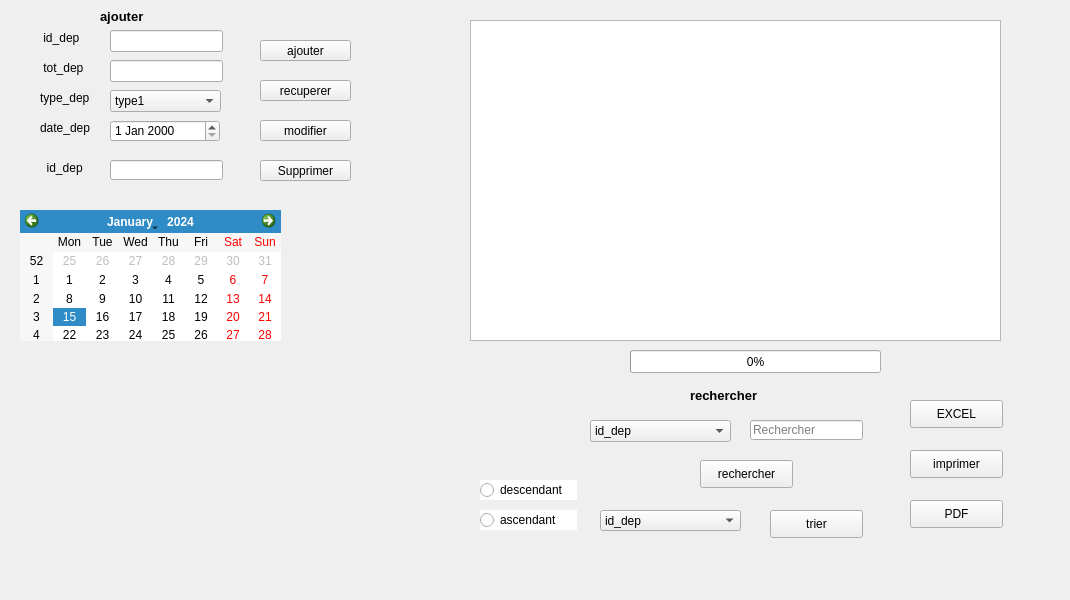
   <widget class="QWidget" name="tab">
    <attribute name="title">
     <string>Gestion depense</string>
    </attribute>
    <widget class="QLabel" name="label_7">
     <property name="geometry">
      <rect>
       <x>40</x>
       <y>30</y>
       <width>61</width>
       <height>16</height>
      </rect>
     </property>
     <property name="styleSheet">
      <string notr="true">background-color:tranparent;

border-image:url(:/image/888.jpg);

background:none;

border:none;

background-repeat:none;

</string>
     </property>
     <property name="text">
      <string> id_dep</string>
     </property>
    </widget>
    <widget class="QLabel" name="label_10">
     <property name="geometry">
      <rect>
       <x>40</x>
       <y>60</y>
       <width>61</width>
       <height>16</height>
      </rect>
     </property>
     <property name="styleSheet">
      <string notr="true">background-color:tranparent;

border-image:url(:/image/888.jpg);

background:none;

border:none;

background-repeat:none;

</string>
     </property>
     <property name="text">
      <string> tot_dep</string>
     </property>
    </widget>
    <widget class="QLineEdit" name="le_id_dep">
     <property name="geometry">
      <rect>
       <x>110</x>
       <y>30</y>
       <width>113</width>
       <height>22</height>
      </rect>
     </property>
    </widget>
    <widget class="QLineEdit" name="le_tot_dep">
     <property name="geometry">
      <rect>
       <x>110</x>
       <y>60</y>
       <width>113</width>
       <height>22</height>
      </rect>
     </property>
    </widget>
    <widget class="QPushButton" name="pushButton_1">
     <property name="geometry">
      <rect>
       <x>260</x>
       <y>40</y>
       <width>91</width>
       <height>21</height>
      </rect>
     </property>
     <property name="text">
      <string>ajouter</string>
     </property>
    </widget>
    <widget class="QPushButton" name="pushButton_2">
     <property name="geometry">
      <rect>
       <x>260</x>
       <y>120</y>
       <width>91</width>
       <height>21</height>
      </rect>
     </property>
     <property name="text">
      <string>modifier</string>
     </property>
    </widget>
    <widget class="QComboBox" name="cb_recherche_8">
     <property name="geometry">
      <rect>
       <x>590</x>
       <y>420</y>
       <width>141</width>
       <height>22</height>
      </rect>
     </property>
     <item>
      <property name="text">
       <string>id_dep</string>
      </property>
     </item>
     <item>
      <property name="text">
       <string>tot_dep</string>
      </property>
     </item>
    </widget>
    <widget class="QLineEdit" name="le_recherche_8">
     <property name="geometry">
      <rect>
       <x>750</x>
       <y>420</y>
       <width>113</width>
       <height>20</height>
      </rect>
     </property>
     <property name="placeholderText">
      <string>Rechercher</string>
     </property>
    </widget>
    <widget class="QPushButton" name="pushButton_7">
     <property name="geometry">
      <rect>
       <x>700</x>
       <y>460</y>
       <width>93</width>
       <height>28</height>
      </rect>
     </property>
     <property name="text">
      <string>rechercher</string>
     </property>
    </widget>
    <widget class="QPushButton" name="EXCEL_4">
     <property name="geometry">
      <rect>
       <x>910</x>
       <y>400</y>
       <width>93</width>
       <height>28</height>
      </rect>
     </property>
     <property name="text">
      <string>EXCEL</string>
     </property>
    </widget>
    <widget class="QLabel" name="label_26">
     <property name="geometry">
      <rect>
       <x>40</x>
       <y>160</y>
       <width>61</width>
       <height>16</height>
      </rect>
     </property>
     <property name="styleSheet">
      <string notr="true">background-color:tranparent;

border-image:url(:/image/555555.jpg);

background:none;

border:none;

background-repeat:none;</string>
     </property>
     <property name="text">
      <string>  id_dep</string>
     </property>
    </widget>
    <widget class="QLineEdit" name="le_id_sup_3">
     <property name="geometry">
      <rect>
       <x>110</x>
       <y>160</y>
       <width>113</width>
       <height>20</height>
      </rect>
     </property>
     <property name="styleSheet">
      <string notr="true">m_myWidget = new QWidget(this); m_myWidget-&gt;setGeometry(0, 0, 300, 100); QPalette pal = palette();</string>
     </property>
    </widget>
    <widget class="QPushButton" name="supprimer_6">
     <property name="geometry">
      <rect>
       <x>260</x>
       <y>160</y>
       <width>91</width>
       <height>21</height>
      </rect>
     </property>
     <property name="text">
      <string>Supprimer</string>
     </property>
    </widget>
    <widget class="QTableView" name="tab_dep">
     <property name="geometry">
      <rect>
       <x>470</x>
       <y>20</y>
       <width>531</width>
       <height>321</height>
      </rect>
     </property>
    </widget>
    <widget class="QComboBox" name="cb_recherche_10">
     <property name="geometry">
      <rect>
       <x>600</x>
       <y>510</y>
       <width>141</width>
       <height>21</height>
      </rect>
     </property>
     <item>
      <property name="text">
       <string>id_dep</string>
      </property>
     </item>
     <item>
      <property name="text">
       <string>tot_dep</string>
      </property>
     </item>
    </widget>
    <widget class="QPushButton" name="pushButton_8">
     <property name="geometry">
      <rect>
       <x>770</x>
       <y>510</y>
       <width>93</width>
       <height>28</height>
      </rect>
     </property>
     <property name="text">
      <string>trier</string>
     </property>
    </widget>
    <widget class="QLabel" name="label_31">
     <property name="geometry">
      <rect>
       <x>40</x>
       <y>-10</y>
       <width>1021</width>
       <height>591</height>
      </rect>
     </property>
     <property name="styleSheet">
      <string notr="true">background-color:tranparent;

border-image:url(:/image/bac44k.jpg);

background:none;

border:none;

background-repeat:none;
</string>
     </property>
     <property name="text">
      <string/>
     </property>
    </widget>
    <widget class="QPushButton" name="pushButton_6">
     <property name="geometry">
      <rect>
       <x>260</x>
       <y>80</y>
       <width>91</width>
       <height>21</height>
      </rect>
     </property>
     <property name="text">
      <string>recuperer</string>
     </property>
    </widget>
    <widget class="QRadioButton" name="desc1">
     <property name="geometry">
      <rect>
       <x>480</x>
       <y>480</y>
       <width>97</width>
       <height>20</height>
      </rect>
     </property>
     <property name="styleSheet">
      <string notr="true">background-color:tranparent;

border-image:url(:/image/888.jpg);

background:white;

border:none;

background-repeat:none;
</string>
     </property>
     <property name="text">
      <string>descendant </string>
     </property>
    </widget>
    <widget class="QRadioButton" name="asc1">
     <property name="geometry">
      <rect>
       <x>480</x>
       <y>510</y>
       <width>97</width>
       <height>20</height>
      </rect>
     </property>
     <property name="styleSheet">
      <string notr="true">background-color:tranparent;

border-image:url(:/image/888.jpg);

background:white;

border:none;

background-repeat:none;
</string>
     </property>
     <property name="text">
      <string>ascendant</string>
     </property>
    </widget>
    <widget class="QLabel" name="label_23">
     <property name="geometry">
      <rect>
       <x>40</x>
       <y>90</y>
       <width>56</width>
       <height>16</height>
      </rect>
     </property>
     <property name="styleSheet">
      <string notr="true">background-color:tranparent;

border-image:url(:/image/888.jpg);

background:none;

border:none;

background-repeat:none;
</string>
     </property>
     <property name="text">
      <string>type_dep</string>
     </property>
    </widget>
    <widget class="QLabel" name="label_24">
     <property name="geometry">
      <rect>
       <x>40</x>
       <y>120</y>
       <width>56</width>
       <height>16</height>
      </rect>
     </property>
     <property name="styleSheet">
      <string notr="true">background-color:tranparent;

border-image:url(:/image/888.jpg);

background:none;

border:none;

background-repeat:none;

</string>
     </property>
     <property name="text">
      <string>date_dep</string>
     </property>
    </widget>
    <widget class="QComboBox" name="letypedep">
     <property name="geometry">
      <rect>
       <x>110</x>
       <y>90</y>
       <width>111</width>
       <height>22</height>
      </rect>
     </property>
     <item>
      <property name="text">
       <string>type1</string>
      </property>
     </item>
     <item>
      <property name="text">
       <string>type2</string>
      </property>
     </item>
     <item>
      <property name="text">
       <string>type3</string>
      </property>
     </item>
    </widget>
    <widget class="QPushButton" name="impression_2">
     <property name="geometry">
      <rect>
       <x>910</x>
       <y>450</y>
       <width>93</width>
       <height>28</height>
      </rect>
     </property>
     <property name="text">
      <string>imprimer</string>
     </property>
    </widget>
    <widget class="QPushButton" name="pdff">
     <property name="geometry">
      <rect>
       <x>910</x>
       <y>500</y>
       <width>93</width>
       <height>28</height>
      </rect>
     </property>
     <property name="text">
      <string>PDF</string>
     </property>
    </widget>
    <widget class="QDateEdit" name="date">
     <property name="geometry">
      <rect>
       <x>110</x>
       <y>120</y>
       <width>110</width>
       <height>22</height>
      </rect>
     </property>
    </widget>
    <widget class="QCalendarWidget" name="calendarWidget_2">
     <property name="geometry">
      <rect>
       <x>20</x>
       <y>210</y>
       <width>261</width>
       <height>131</height>
      </rect>
     </property>
    </widget>
    <widget class="QProgressBar" name="progressBar_2">
     <property name="geometry">
      <rect>
       <x>630</x>
       <y>350</y>
       <width>251</width>
       <height>23</height>
      </rect>
     </property>
     <property name="value">
      <number>0</number>
     </property>
    </widget>
    <widget class="QLabel" name="label_40">
     <property name="geometry">
      <rect>
       <x>100</x>
       <y>6</y>
       <width>81</width>
       <height>20</height>
      </rect>
     </property>
     <property name="font">
      <font>
       <pointsize>10</pointsize>
       <weight>75</weight>
       <bold>true</bold>
      </font>
     </property>
     <property name="text">
      <string>ajouter</string>
     </property>
    </widget>
    <widget class="QLabel" name="label_45">
     <property name="geometry">
      <rect>
       <x>690</x>
       <y>380</y>
       <width>91</width>
       <height>31</height>
      </rect>
     </property>
     <property name="font">
      <font>
       <pointsize>10</pointsize>
       <weight>75</weight>
       <bold>true</bold>
      </font>
     </property>
     <property name="text">
      <string>rechercher</string>
     </property>
    </widget>
    <zorder>label_31</zorder>
    <zorder>label_7</zorder>
    <zorder>label_10</zorder>
    <zorder>le_id_dep</zorder>
    <zorder>le_tot_dep</zorder>
    <zorder>pushButton_1</zorder>
    <zorder>pushButton_2</zorder>
    <zorder>cb_recherche_8</zorder>
    <zorder>le_recherche_8</zorder>
    <zorder>pushButton_7</zorder>
    <zorder>EXCEL_4</zorder>
    <zorder>label_26</zorder>
    <zorder>le_id_sup_3</zorder>
    <zorder>supprimer_6</zorder>
    <zorder>tab_dep</zorder>
    <zorder>cb_recherche_10</zorder>
    <zorder>pushButton_8</zorder>
    <zorder>pushButton_6</zorder>
    <zorder>desc1</zorder>
    <zorder>asc1</zorder>
    <zorder>label_23</zorder>
    <zorder>label_24</zorder>
    <zorder>letypedep</zorder>
    <zorder>impression_2</zorder>
    <zorder>pdff</zorder>
    <zorder>date</zorder>
    <zorder>calendarWidget_2</zorder>
    <zorder>progressBar_2</zorder>
    <zorder>label_40</zorder>
    <zorder>label_45</zorder>
   </widget>
